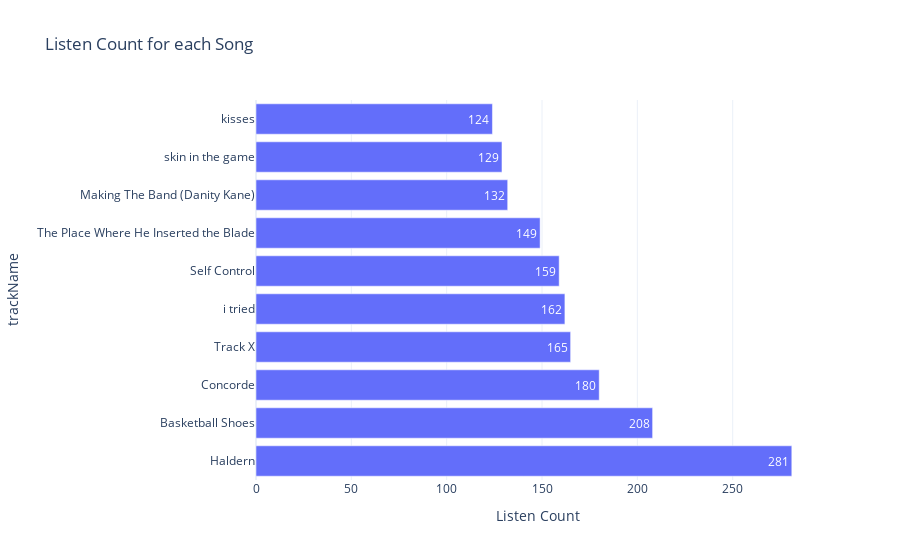

Notebook cell for this chart:
### Code cell
track_counts_short = track_counts[:10]
fig = px.bar(track_counts_short, x='Listen Count', y='trackName', orientation='h',
             labels={'Listen Count': 'Listen Count', 'trackName': 'trackName'},
             title='Listen Count for each Song')
fig.update_traces(text=track_counts_short['Listen Count'], textposition='outside')
fig.update_traces(text=track_counts_short.apply(lambda x: f"{x['Listen Count']}", axis=1),
                  textposition='inside')

fig.show()

### Figure 1 — Plotly figure (JSON) as saved in the notebook; plotly's stock layout.template omitted (floating-point values rounded to 4 significant figures)
{"data": [{"alignmentgroup": "True", "hovertemplate": "Listen Count=%{x}<br>trackName=%{y}<extra></extra>", "legendgroup": "", "marker": {"color": "#636efa", "pattern": {"shape": ""}}, "name": "", "offsetgroup": "", "orientation": "h", "showlegend": false, "text": ["281", "208", "180", "165", "162", "159", "149", "132", "129", "124"], "textposition": "inside", "type": "bar", "x": [281, 208, 180, 165, 162, 159, 149, 132, 129, 124], "xaxis": "x", "y": ["Haldern", "Basketball Shoes", "Concorde", "Track X", "i tried", "Self Control", "The Place Where He Inserted the Blade", "Making The Band (Danity Kane)", "skin in the game", "kisses"], "yaxis": "y"}], "layout": {"barmode": "relative", "legend": {"tracegroupgap": 0}, "title": {"text": "Listen Count for each Song"}, "xaxis": {"anchor": "y", "domain": [0, 1], "title": {"text": "Listen Count"}}, "yaxis": {"anchor": "x", "domain": [0, 1], "title": {"text": "trackName"}}}}
